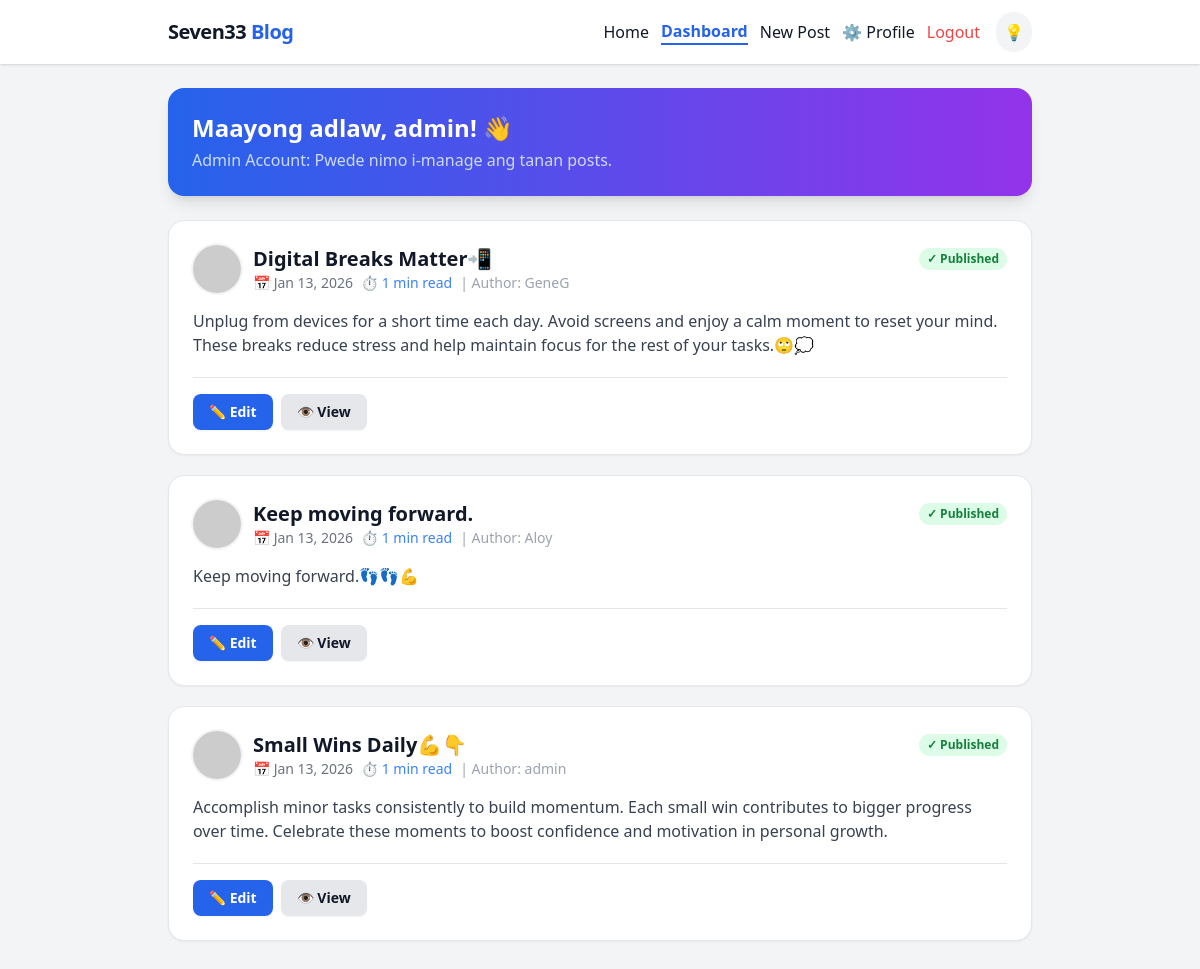
The page /dashboard (signed in) on the database its author committed.
### app.py (models this page shows)
class User(db.Model):
    id = db.Column(db.Integer, primary_key=True)
    username = db.Column(db.String(80), unique=True, nullable=False)
    password = db.Column(db.String(200), nullable=False)
    is_admin = db.Column(db.Boolean, default=False)
    bio = db.Column(db.Text, nullable=True)
    profile_pic = db.Column(db.String(200), default='default-avatar.png')

class Post(db.Model):
    id = db.Column(db.Integer, primary_key=True)
    title = db.Column(db.String(200), nullable=False)
    content = db.Column(db.Text, nullable=False)
    slug = db.Column(db.String(200), unique=True, nullable=False)
    author = db.Column(db.String(80), nullable=False, default="Guest")
    created_at = db.Column(db.DateTime, default=datetime.utcnow)
    approved = db.Column(db.Boolean, default=False)
    tags = db.Column(db.String(200), nullable=True)
    media_file = db.Column(db.String(200), nullable=True)
    media_type = db.Column(db.String(10), nullable=True) # 'image' or 'video'

### app.py (the view)
@app.route('/dashboard')
@login_required
def dashboard():
    user = User.query.get(session['user_id'])
    if user.is_admin:
        posts = Post.query.order_by(Post.created_at.desc()).all()
    else:
        posts = Post.query.filter_by(author=user.username).order_by(Post.created_at.desc()).all()
    return render_template('my_dashboard.html', posts=posts, user=user)

### app.py (called while the page is built)
def login_required(f):
    @wraps(f)
    def decorated(*args, **kwargs):
        if not session.get('user_id'):
            flash("Please login first!")
            return redirect(url_for('login'))
        return f(*args, **kwargs)
    return decorated

def get_read_time(content):
    if not content: return 1
    words = len(content.split())
    minutes = round(words / 200)
    return minutes if minutes > 0 else 1

@app.context_processor
def utility_processor():
    def get_user_by_username(username):
        return User.query.filter_by(username=username).first()
    return dict(get_user_by_username=get_user_by_username, get_read_time=get_read_time)

### templates/my_dashboard.html (shortened to what this page needs)
<!DOCTYPE html>
<html lang="en">
<head>
<script src="https://cdn.tailwindcss.com"></script>
</head>
<body class="bg-gray-100 dark:bg-gray-900 text-gray-900 dark:text-gray-100 transition-colors duration-300 min-h-screen">
<header class="bg-white dark:bg-gray-800 shadow sticky top-0 z-50">
    <div class="max-w-4xl mx-auto px-4 py-3 flex flex-col md:flex-row justify-between items-center gap-3">
        <h1 class="text-xl font-bold tracking-tight">Seven33 <span class="text-blue-600">Blog</span></h1>
        <div class="flex items-center w-full md:w-auto justify-between md:justify-end gap-4">
            <nav class="flex items-center gap-3 overflow-x-auto hide-scrollbar py-1 text-sm sm:text-base">
                <a href="{{ url_for('public_home') }}" class="whitespace-nowrap hover:text-blue-600 transition">Home</a>
                {% if user %}
                    <a href="{{ url_for('dashboard') }}" class="whitespace-nowrap text-blue-600 dark:text-blue-400 font-bold border-b-2 border-blue-600">Dashboard</a>
                    <a href="{{ url_for('create_post') }}" class="whitespace-nowrap hover:text-green-600 transition">New Post</a>
                    <a href="{{ url_for('profile_settings') }}" class="whitespace-nowrap hover:text-purple-600 transition">⚙️ Profile</a>
                    <a href="{{ url_for('logout') }}" class="whitespace-nowrap text-red-500 hover:text-red-700 transition">Logout</a>
                {% endif %}
            </nav>
            <button id="darkToggle" class="p-2 bg-gray-100 dark:bg-gray-700 rounded-full hover:bg-gray-200 dark:hover:bg-gray-600 transition flex-shrink-0">💡</button>
        </div>
    </div>
</header>
<div class="max-w-4xl mx-auto p-4 mt-2">
    <div class="bg-gradient-to-r from-blue-600 to-purple-600 text-white p-6 rounded-2xl shadow-lg mb-6">
        <h2 class="text-xl sm:text-2xl font-bold mb-1">Maayong adlaw, {{ user.username }}! 👋</h2>
        <p class="text-blue-100 text-sm sm:text-base opacity-90">
            {% if user.is_admin %} Admin Account: Pwede nimo i-manage ang tanan posts. {% else %} Ania ang imong mga sinuwat. Padayon sa pag-create! {% endif %}
        </p>
    </div>
    {% if posts %}
        {% for post in posts %}
        <div class="bg-white dark:bg-gray-800 p-5 sm:p-6 rounded-2xl shadow-sm mb-5 border border-gray-200 dark:border-gray-700">
            <div class="flex items-start gap-3 mb-4">
                {% set post_user = get_user_by_username(post.author) %}
                <div class="flex-shrink-0">
                    {% if post_user %}
                        <img src="{{ url_for('uploaded_file', filename=post_user.profile_pic) }}"
                             onerror="this.src='https://ui-avatars.com/api/?name={{ post.author }}&background=0D8ABC&color=fff'"
                             class="w-10 h-10 sm:w-12 sm:h-12 rounded-full object-cover shadow-sm ring-2 ring-gray-100 dark:ring-gray-700">
                    {% else %}
                        <div class="w-10 h-10 sm:w-12 sm:h-12 rounded-full bg-blue-500 flex items-center justify-center text-white font-bold text-lg shadow-sm">
                            {{ post.author[0].upper() }}
                        </div>
                    {% endif %}
                </div>
                <div class="flex-1 min-w-0">
                    <div class="flex flex-col sm:flex-row sm:justify-between sm:items-start gap-1">
                        <div>
                            <h2 class="text-lg sm:text-xl font-bold truncate">{{ post.title }}</h2>
                            <p class="text-xs sm:text-sm text-gray-500 flex items-center gap-2">
                                📅 {{ post.created_at.strftime('%b %d, %Y') }}
                                <span class="text-blue-500 font-medium">⏱️ {{ get_read_time(post.content) }} min read</span>
                                {% if user.is_admin %}
                                <span class="text-gray-400">| Author: {{ post.author }}</span>
                                {% endif %}
                            </p>
                        </div>
                        <div class="mt-1 sm:mt-0">
                            {% if post.approved %}
                                <span class="status-badge bg-green-100 text-green-700 dark:bg-green-900/30 dark:text-green-400">✓ Published</span>
                            {% else %}
                                <span class="status-badge bg-yellow-100 text-yellow-700 dark:bg-yellow-900/30 dark:text-yellow-400">⏳ Pending</span>
                            {% endif %}
                        </div>
                    </div>
                </div>
            </div>
            <div class="mb-5 text-sm sm:text-base leading-relaxed text-gray-700 dark:text-gray-300">
                <div id="content-{{ post.id }}">
                    {{ post.content[:200] | safe }}
                </div>
            </div>
            <div class="flex flex-wrap gap-2 pt-4 border-t dark:border-gray-700">
                {% if post.author == user.username or user.is_admin %}
                    <a href="{{ url_for('edit_post', post_id=post.id) }}" class="flex-1 text-center sm:flex-none px-4 py-2 bg-blue-600 hover:bg-blue-700 text-white rounded-lg text-sm font-bold transition shadow-sm">✏️ Edit</a>
                {% endif %}
                <a href="{{ url_for('view_post', slug=post.slug) }}" class="flex-1 text-center sm:flex-none px-4 py-2 bg-gray-200 dark:bg-gray-700 hover:bg-gray-300 dark:hover:bg-gray-600 rounded-lg text-sm font-bold transition shadow-sm">👁️ View</a>
            </div>
        </div>
        {% endfor %}
    {% endif %}
</div>
</body>
</html>

### templates/my_dashboard.html (style rules this page uses)
.status-badge { display: inline-flex; align-items: center; gap: 4px; padding: 2px 8px; border-radius: 12px; font-size: 0.75rem; font-weight: 600; }
.hide-scrollbar { -ms-overflow-style: none; scrollbar-width: none; }

### rows shown on the page
User: username "admin"
Post: title "Digital Breaks Matter📲", created_at "Jan 13, 2026", content "1", author "GeneG", approved "✓ Published", content "Unplug from devices for a short time each day. Avoid screens and enjoy a calm moment to reset your mind. These breaks reduce stress and help maintain focus for the rest of your tasks.🙄💭"
Post: title "Keep moving forward.", created_at "Jan 13, 2026", content "1", author "Aloy", approved "✓ Published", content "Keep moving forward.👣👣💪"
Post: title "Small Wins Daily💪👇", created_at "Jan 13, 2026", content "1", author "admin", approved "✓ Published", content "Accomplish minor tasks consistently to build momentum. Each small win contributes to bigger progress over time. Celebrate these moments to boost confidence and motivation in personal growth."
